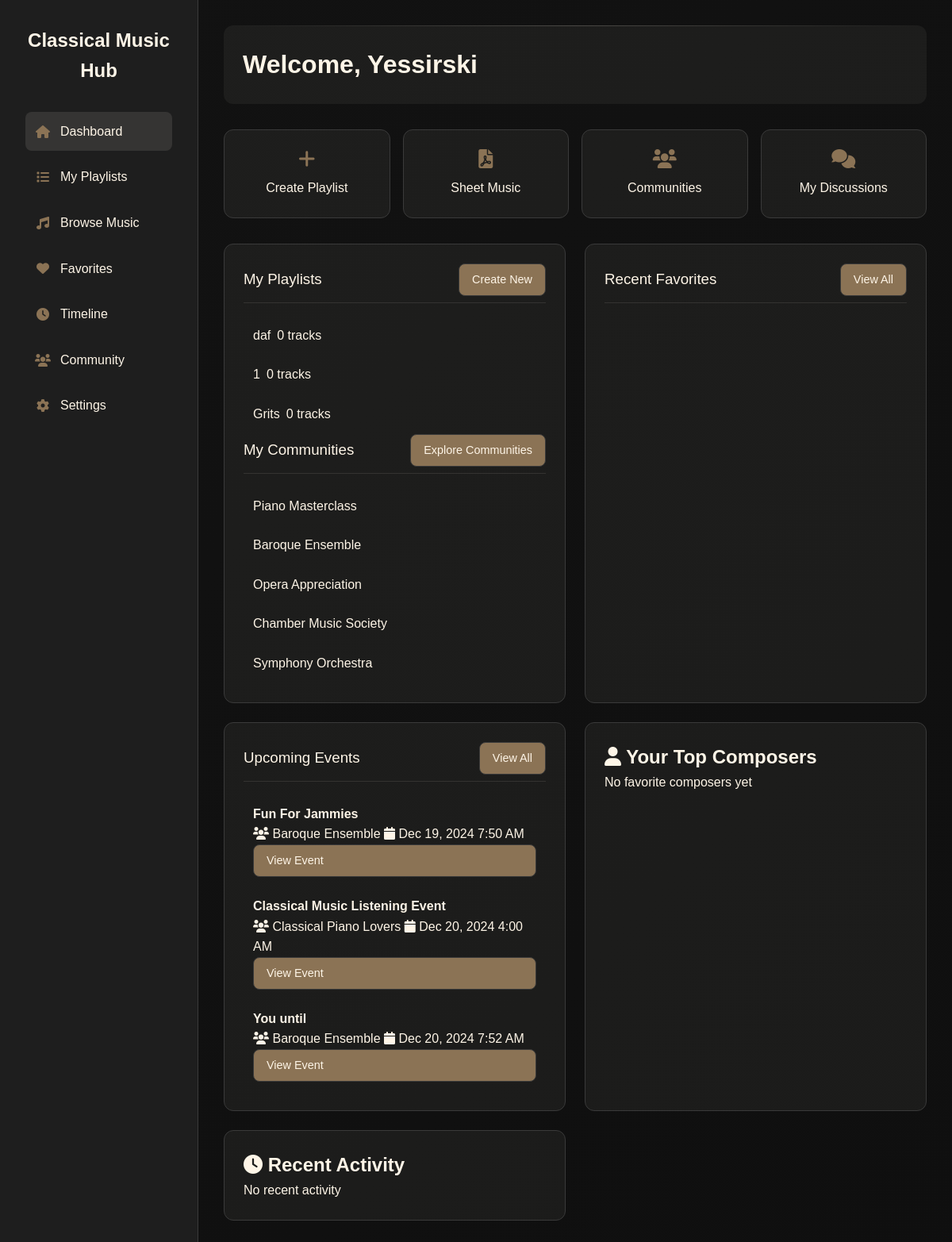
Page /pages/dashboard/enthusiast/enthusiast_dashboard.php (signed in) on the committed database.
### tables this page shows
CREATE TABLE `users` (
  `user_id` int(11) NOT NULL,
  `username` varchar(50) NOT NULL,
  `email` varchar(100) NOT NULL,
  `password_hash` varchar(255) NOT NULL,
  `bio` text DEFAULT NULL,
  `created_at` timestamp NOT NULL DEFAULT current_timestamp(),
  `updated_at` timestamp NOT NULL DEFAULT current_timestamp() ON UPDATE current_timestamp(),
  `role` enum('enthusiast','educator','admin','system_admin') DEFAULT 'enthusiast',
  `composer_preferences` text DEFAULT NULL,
  `status` enum('active','suspended') DEFAULT 'active'
);

CREATE TABLE `playlists` (
  `playlist_id` int(11) NOT NULL,
  `user_id` int(11) DEFAULT NULL,
  `name` varchar(100) NOT NULL,
  `description` text DEFAULT NULL,
  `is_public` tinyint(1) DEFAULT 1,
  `created_at` timestamp NOT NULL DEFAULT current_timestamp(),
  `updated_at` timestamp NOT NULL DEFAULT current_timestamp() ON UPDATE current_timestamp()
);

CREATE TABLE `communities` (
  `community_id` int(11) NOT NULL,
  `name` varchar(100) NOT NULL,
  `description` text DEFAULT NULL,
  `creator_id` int(11) DEFAULT NULL,
  `created_at` timestamp NOT NULL DEFAULT current_timestamp(),
  `image_path` varchar(255) DEFAULT NULL,
  `created_by` int(11) DEFAULT NULL,
  `category` enum('Classical','Baroque','Romantic','Contemporary','Theory','Performance','General') NOT NULL DEFAULT 'General',
  `rules` text DEFAULT NULL,
  `guidelines` text DEFAULT NULL
);

CREATE TABLE `community_events` (
  `event_id` int(11) NOT NULL,
  `community_id` int(11) DEFAULT NULL,
  `title` varchar(255) NOT NULL,
  `description` text DEFAULT NULL,
  `event_date` datetime DEFAULT NULL,
  `event_type` enum('online','in-person','hybrid') DEFAULT 'online',
  `location` varchar(255) DEFAULT NULL,
  `max_participants` int(11) DEFAULT 0,
  `created_by` int(11) DEFAULT NULL,
  `created_at` timestamp NOT NULL DEFAULT current_timestamp()
);

### pages/dashboard/enthusiast/enthusiast_dashboard.php (the view, shortened to what this page needs)
<?php
require_once '../../../includes/db.php';
$user_id = $_SESSION['user_id'];
$user_stmt = $conn->prepare("SELECT username FROM users WHERE user_id = ?");
$user_stmt->bind_param("i", $user_id);
$user_stmt->execute();
$user = $user_stmt->get_result()->fetch_assoc();
$playlists_stmt = $conn->prepare("
   SELECT p.*, COUNT(pi.composition_id) as track_count
   FROM playlists p
   LEFT JOIN playlist_items pi ON p.playlist_id = pi.playlist_id
   WHERE p.user_id = ?
   GROUP BY p.playlist_id
   ORDER BY p.created_at DESC
   LIMIT 5
");
$playlists_stmt->bind_param("i", $user_id);
$playlists_stmt->execute();
$recent_playlists = $playlists_stmt->get_result()->fetch_all(MYSQLI_ASSOC);
$composer_interactions = $conn->prepare("
   SELECT DISTINCT c.composer_id, c.name, c.era, COUNT(*) as interaction_count
   FROM composers c
   JOIN compositions comp ON c.composer_id = comp.composer_id
   LEFT JOIN favorites f ON comp.composition_id = f.composition_id
   LEFT JOIN comments com ON c.composer_id = com.composer_id
   WHERE f.user_id = ? OR com.user_id = ?
   GROUP BY c.composer_id
   ORDER BY interaction_count DESC
   LIMIT 5
");
$composer_interactions->bind_param("ii", $user_id, $user_id);
$composer_interactions->execute();
$top_composers = $composer_interactions->get_result()->fetch_all(MYSQLI_ASSOC);
$user_activity = $conn->query("
    (SELECT 'favorite' as type, uf.created_at, c.title, comp.name as composer_name
    FROM user_favorites uf
    JOIN compositions c ON uf.composition_id = c.composition_id
    LEFT JOIN composers comp ON c.composer_id = comp.composer_id
    WHERE uf.user_id = $user_id)
    UNION
    (SELECT 'playlist' as type, pi.added_at as created_at, c.title, comp.name as composer_name
    FROM playlist_items pi
    JOIN compositions c ON pi.composition_id = c.composition_id
    LEFT JOIN composers comp ON c.composer_id = comp.composer_id
    JOIN playlists p ON pi.playlist_id = p.playlist_id
    WHERE p.user_id = $user_id)
    ORDER BY created_at DESC
    LIMIT 10
");
?>
<!DOCTYPE html>
<html lang="en">
<head>
    <link rel="stylesheet" href="https://cdnjs.cloudflare.com/ajax/libs/font-awesome/6.0.0/css/all.min.css">
</head>
<body>
    <div class="dashboard-container">
        <aside class="sidebar">
            <div class="sidebar-logo">Classical Music Hub</div>
            <ul class="sidebar-menu">
                <li><a href="#" class="active"><i class="fas fa-home"></i> Dashboard</a></li>
                <li><a href="playlists.php"><i class="fas fa-list"></i> My Playlists</a></li>
                <li><a href="../../compositions/list.php"><i class="fas fa-music"></i> Browse Music</a></li>
                <li><a href="../../library/favorites.php"><i class="fas fa-heart"></i> Favorites</a></li>
                <li><a href="../../library/timeline.php"><i class="fas fa-clock"></i> Timeline</a>
                <li><a href="../../communities/index.php"><i class="fas fa-users"></i> Community</a></li>
                <li><a href="../../settings/settings.php"><i class="fas fa-cog"></i> Settings</a></li>
                </li>
            </ul>
        </aside>
        <main class="main-content">
            <header class="dashboard-header">
                <div class="user-welcome">
                    <h1>Welcome, <?php echo htmlspecialchars($user['username']); ?></h1>
                </div>
            </header>
            <section class="quick-actions">
                <div class="quick-action" onclick="location.href='../../playlists/create.php'">
                    <i class="fas fa-plus"></i>
                    <p>Create Playlist</p>
                </div>
                <div class="quick-action" onclick="location.href='../../library/sheet-music.php'">
                    <i class="fas fa-file-pdf"></i>
                    <p>Sheet Music</p>
                </div>
                <div class="quick-action" onclick="location.href='../../communities/index.php'">
                    <i class="fas fa-users"></i>
                    <p>Communities</p>
                </div>
                <div class="quick-action" onclick="location.href='my_discussions.php'">
                    <i class="fas fa-comments"></i>
                    <p>My Discussions</p>
                </div>
            </section>
            <div class="dashboard-grid">
                <div class="dashboard-card">
                    <div class="card-header">
                        <h3>My Playlists</h3>
                        <a href="../../playlists/create.php" class="btn">Create New</a>
                    </div>
                    <div class="card-content">
                        <ul>
                            <?php if (!empty($recent_playlists)):
                                $playlist_count = 0;
                                foreach ($recent_playlists as $playlist):
                                    if ($playlist_count >= 3)
                                        break;
                                    ?>
                                    <li>
                                        <div class="playlist-item">
                                            <a href="../../playlists/view.php?id=<?php echo $playlist['playlist_id']; ?>">
                                                <?php echo htmlspecialchars($playlist['name']); ?>
                                                <span class="track-count"><?php echo $playlist['track_count']; ?> tracks</span>
                                            </a>
                                        </div>
                                    </li>
                                    <?php
                                    $playlist_count++;
                                endforeach;
                            else: ?>
                                <li>No playlists created yet</li>
                            <?php endif; ?>
                        </ul>
                    </div>
                    <div class="card-header">
                        <h3>My Communities</h3>
                        <a href="../../communities/index.php" class="btn">Explore Communities</a>
                    </div>
                    <div class="card-content">
                        <ul>
                            <?php
                            $communities_stmt = $conn->prepare("
                SELECT c.* FROM communities c
                JOIN community_members cm ON c.community_id = cm.community_id
                WHERE cm.user_id = ?
                ORDER BY cm.joined_at DESC LIMIT 5
            ");
                            $communities_stmt->bind_param("i", $user_id);
                            $communities_stmt->execute();
                            $my_communities = $communities_stmt->get_result();
                            while ($community = $my_communities->fetch_assoc()):
                                ?>
                                <li>
                                    <a href="../communities/view.php?id=<?php echo $community['community_id']; ?>">
                                        <?php echo htmlspecialchars($community['name']); ?>
                                    </a>
                                </li>
                            <?php endwhile; ?>
                        </ul>
                    </div>
                </div>
                <div class="dashboard-card">
                    <div class="card-header">
                        <h3>Recent Favorites</h3>
                        <a href="../../library/favorites.php" class="btn">View All</a>
                    </div>
                </div>
                <div class="dashboard-card">
                    <div class="card-header">
                        <h3>Upcoming Events</h3>
                        <a href="../../communities/events/list.php" class="btn">View All</a>
                    </div>
                    <div class="card-content">
                        <?php
                        $events_stmt = $conn->prepare("
                            SELECT
                                e.*,
                                c.name as community_name
                            FROM community_events e
                            JOIN communities c ON e.community_id = c.community_id
                            JOIN community_members cm ON c.community_id = cm.community_id
                            WHERE cm.user_id = ?
                            AND e.event_date >= NOW()
                            ORDER BY e.event_date ASC
                            LIMIT 3
                        ");
                        $events_stmt->bind_param("i", $_SESSION['user_id']);
                        $events_stmt->execute();
                        $upcoming_events = $events_stmt->get_result();
                        ?>
                        <?php if ($upcoming_events->num_rows > 0): ?>
                            <ul class="events-list">
                                <?php while ($event = $upcoming_events->fetch_assoc()): ?>
                                    <li class="event-item">
                                        <div class="event-info">
                                            <h4><?php echo htmlspecialchars($event['title']); ?></h4>
                                            <p class="event-meta">
                                                <span><i class="fas fa-users"></i>
                                                    <?php echo htmlspecialchars($event['community_name']); ?></span>
                                                <span><i class="fas fa-calendar"></i>
                                                    <?php echo date('M j, Y g:i A', strtotime($event['event_date'])); ?></span>
                                            </p>
                                        </div>
                                        <a href="../communities/events/view.php?id=<?php echo $event['event_id']; ?>"
                                            class="btn">
                                            View Event
                                        </a>
                                    </li>
                                <?php endwhile; ?>
                            </ul>
                        <?php else: ?>
                            <p>No upcoming events</p>
                        <?php endif; ?>
                    </div>
                </div>
                <div class="dashboard-card">
                    <h2><i class="fas fa-user"></i> Your Top Composers</h2>
                    <div class="list-content">
                        <?php if (!empty($top_composers)): ?>
                            <?php foreach ($top_composers as $composer): ?>
                                <div class="list-item">
                                    <span class="title"><?php echo htmlspecialchars($composer['name']); ?></span>
                                    <span class="subtitle"><?php echo $composer['interaction_count']; ?> interactions</span>
                                </div>
                            <?php endforeach; ?>
                        <?php else: ?>
                            <div class="list-item">No favorite composers yet</div>
                        <?php endif; ?>
                    </div>
                </div>
                <div class="dashboard-card">
                    <h2><i class="fas fa-clock"></i> Recent Activity</h2>
                    <div class="list-content">
                        <?php if ($user_activity && $user_activity->num_rows > 0): ?>
                            <?php while ($activity = $user_activity->fetch_assoc()): ?>
                                <div class="list-item">
                                    <i
                                        class="fas <?php echo $activity['type'] === 'favorite' ? 'fa-heart' : 'fa-music'; ?>"></i>
                                    <span class="title"><?php echo htmlspecialchars($activity['title']); ?></span>
                                    <span class="subtitle">
                                        <?php echo $activity['type'] === 'favorite' ? 'Favorited' : 'Added to playlist'; ?>
                                        <?php echo timeAgo($activity['created_at']); ?>
                                    </span>
                                </div>
                            <?php endwhile; ?>
                        <?php else: ?>
                            <div class="list-item">No recent activity</div>
                        <?php endif; ?>
                    </div>
                </div>
            </div>
        </main>
    </div>
</body>
</html>

### rows in the picture
users: username "Yessirski"
playlists: name "daf", track_count "0"
playlists: name "1", track_count "0"
playlists: name "Grits", track_count "0"
communities: name "Piano Masterclass"
communities: name "Baroque Ensemble"
communities: name "Opera Appreciation"
communities: name "Chamber Music Society"
communities: name "Symphony Orchestra"
community_events: title "Fun For Jammies", community.name "Baroque Ensemble", event_date "Dec 19, 2024 7:50 AM"
community_events: title "Classical Music Listening Event", community.name "Classical Piano Lovers", event_date "Dec 20, 2024 4:00 AM"
community_events: title "You until", community.name "Baroque Ensemble", event_date "Dec 20, 2024 7:52 AM"
